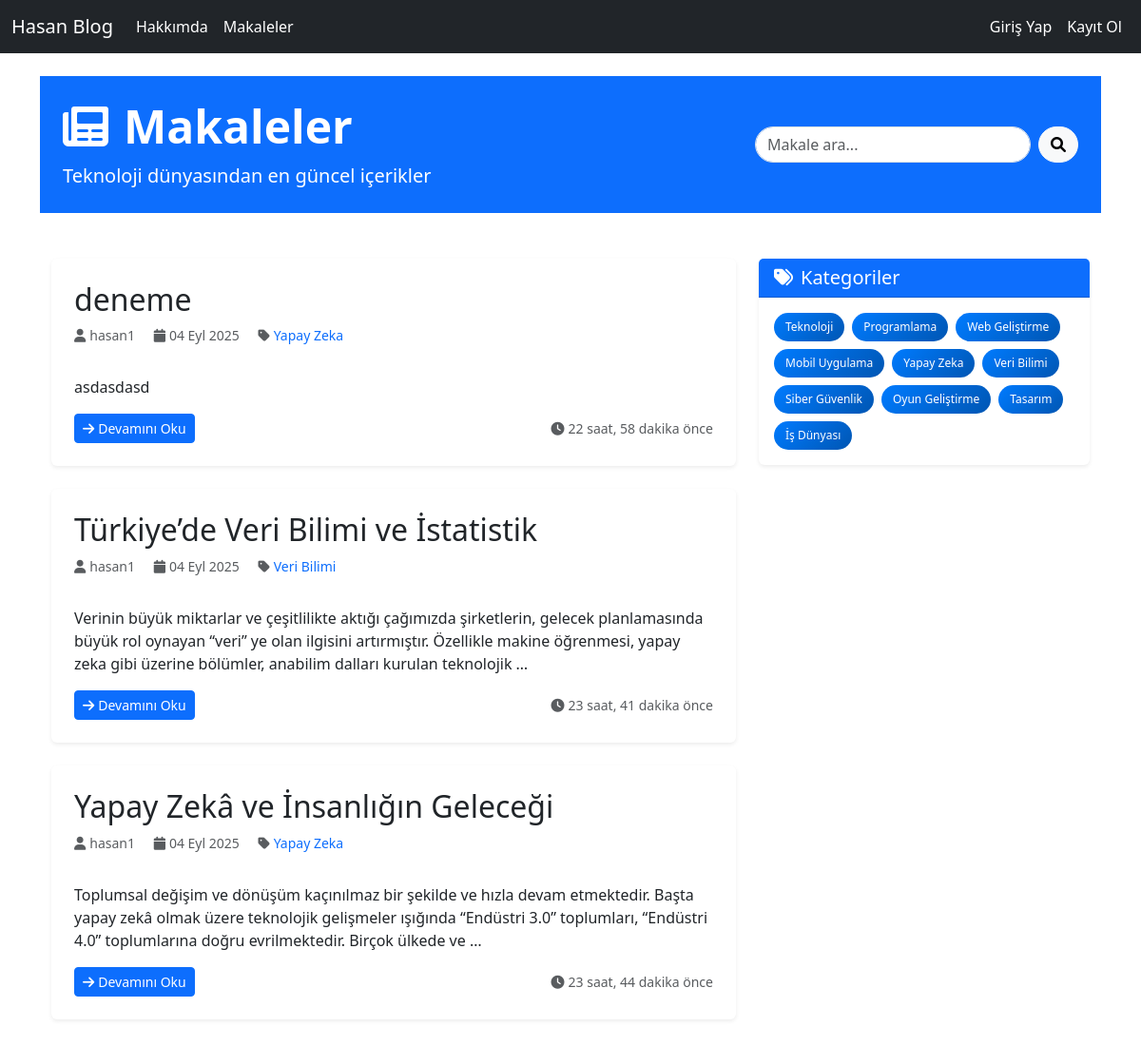
The app's page /articles/ with its own data.
### article/models.py (models this page shows, shortened)
class Article(models.Model):
    author = models.ForeignKey("auth.User",on_delete=models.CASCADE,verbose_name="Yazar")
    title = models.CharField(max_length=50,verbose_name="Başlık")
    content = RichTextField()
    created_date = models.DateTimeField(auto_now_add=True,verbose_name="Oluşturulma Tarihi")
    article_image = models.FileField(blank=True,null=True,verbose_name="Makaleye görsel ekleyin")
    category = models.ForeignKey(Category,on_delete=models.SET_NULL,null=True,blank=True)
    class Meta:
        ordering = ['-created_date']

class Category(models.Model):
    name = models.CharField(max_length=100,unique=True)
    slug = models.SlugField(max_length=150,unique=True,blank=True)

### article/views.py (the view)
# urls.py: path("articles/",include("article.urls")),
def articles(request):
    keyword = request.GET.get("keyword")
    if keyword:
        articles = Article.objects.filter(title__contains = keyword)
        categories = Category.objects.all()
        return render(request,"articles.html",{"articles":articles,"categories":categories})
    articles = Article.objects.all()
    categories = Category.objects.all()
    return render(request,"articles.html",{"articles":articles,"categories":categories})

### templates/articles.html (shortened to what this page needs)
{% extends "layout.html" %}
{% block body %}
<div class="container-fluid bg-primary text-white py-4 mb-5">
    <div class="container">
        <div class="row align-items-center">
            <div class="col-lg-8">
                <h1 class="display-5 fw-bold mb-2">
                    <i class="fas fa-newspaper me-3"></i>Makaleler
                </h1>
                <p class="lead mb-0">Teknoloji dünyasından en güncel içerikler</p>
            </div>
            <div class="col-lg-4 text-end">
                <div class="search-box">
                    <form class="d-flex" role="search">
                        <input class="form-control me-2" type="search" placeholder="Makale ara..."
                               name="keyword" maxlength="64" style="border-radius: 25px;">
                        <button class="btn btn-light" type="submit" style="border-radius: 25px;">
                            <i class="fas fa-search"></i>
                        </button>
                    </form>
                </div>
            </div>
        </div>
    </div>
</div>
<div class="container">
    <div class="row">
        <div class="col-lg-8">
            {% if articles %}
                {% for article in articles %}
                    <div class="card shadow-sm border-0 mb-4 article-card">
                        <div class="card-body p-4">
                            <div class="d-flex justify-content-between align-items-start mb-3">
                                <div class="flex-grow-1">
                                    <h2 class="card-title mb-2">
                                        <a href="{% url 'article:detail' article.id %}" class="text-decoration-none text-dark">
                                            {{article.title}}
                                        </a>
                                    </h2>
                                    <div class="article-meta text-muted small mb-3">
                                        <span class="me-3">
                                            <i class="fas fa-user me-1"></i>{{article.author.username}}
                                        </span>
                                        <span class="me-3">
                                            <i class="fas fa-calendar me-1"></i>{{article.created_date|date:"d M Y"}}
                                        </span>
                                        {% if article.category %}
                                            <span>
                                                <i class="fas fa-tag me-1"></i>
                                                <a href="{% url 'article:category_articles' article.category.slug %}"
                                                   class="text-decoration-none text-primary">
                                                    {{ article.category.name }}
                                                </a>
                                            </span>
                                        {% endif %}
                                    </div>
                                </div>
                            </div>
                            <div class="article-content mb-3">
                                <p class="text-muted">
                                    {{article.content|safe|truncatewords:30}}
                                </p>
                            </div>
                            <div class="d-flex justify-content-between align-items-center">
                                <a href="{% url 'article:detail' article.id %}"
                                   class="btn btn-primary btn-sm">
                                    <i class="fas fa-arrow-right me-1"></i>Devamını Oku
                                </a>
                                <small class="text-muted">
                                    <i class="fas fa-clock me-1"></i>{{article.created_date|timesince}} önce
                                </small>
                            </div>
                        </div>
                    </div>
                {% endfor %}
            {% endif %}
        </div>
        <div class="col-lg-4">
            <div class="sticky-top" style="top: 100px;">
                <div class="card shadow-sm border-0 mb-4">
                    <div class="card-header bg-primary text-white">
                        <h5 class="mb-0">
                            <i class="fas fa-tags me-2"></i>Kategoriler
                        </h5>
                    </div>
                    <div class="card-body">
                        <div class="categories-grid">
                            {% for category in categories %}
                                <a href="{% url 'article:category_articles' category.slug %}"
                                   class="category-tag">
                                    {{ category.name }}
                                </a>
                            {% endfor %}
                        </div>
                    </div>
                </div>
            </div>
        </div>
    </div>
</div>
<link rel="stylesheet" href="https://cdnjs.cloudflare.com/ajax/libs/font-awesome/6.0.0/css/all.min.css">
{% endblock %}

### templates/layout.html (shortened to what this page needs)
<!DOCTYPE html>
<html lang="en">
{% load static %}
<head>
    <link rel="stylesheet" href="{% static 'css/bootstrap.min.css' %}">
</head>
<body>
    {% include "includes/navbar.html" %}
    <div class="container" style="margin-top: 80px; margin-bottom:50px">
        {% block body %}
        {% endblock %}
    </div>
</body>
</html>

### templates/includes/navbar.html (shortened to what this page needs)
<nav class="navbar navbar-expand-lg navbar-dark bg-dark fixed-top">
  <div class="container-fluid">
    <a class="navbar-brand" href="{% url 'index' %}">Hasan Blog</a>
    <div class="collapse navbar-collapse" id="navbarCollapse">
      <ul class="navbar-nav me-auto mb-2 mb-lg-0">
        <li class="nav-item">
            <a class="nav-link active" href="{% url 'about' %}">Hakkımda</a>
        </li>
        <li class="nav-item">
            <a class="nav-link active" href="{% url 'article:articles' %}">Makaleler</a>
        </li>
      </ul>
      <ul class="navbar-nav ml-auto">
      {% if request.user.is_authenticated %}
        <li class="nav-item  ">
            <a class="nav-link active" href="{% url 'article:dashboard' %}">Kontrol Paneli</a>
        </li>
        <li class="nav-item  ">
            <a class="nav-link active" href="{% url 'user:logout' %}">Çıkış Yap</a>
        </li>
      {% else %}
        <li class="nav-item  ">
              <a class="nav-link active" href="{% url 'user:login' %}">Giriş Yap</a>
        </li>
      {% endif %}
          <li class="nav-item  ">
            <a class="nav-link active" href="{% url 'user:register' %}">Kayıt Ol</a>
          </li>
      </ul>
    </div>
  </div>
</nav>

### templates/articles.html (style rules this page uses)
.article-card { transition: transform 0.3s ease, box-shadow 0.3s ease; border-left: 4px solid transparent; }
.categories-grid { display: flex; flex-wrap: wrap; gap: 8px; }
.category-tag { display: inline-block; background: linear-gradient(135deg, #007bff, #0056b3); color: white; padding: 6px 12px; border-radius: 20px; text-decoration: none; font-size: 12px; font-weight: 500; transition: all 0.3s ease; white-space: nowrap; }
.btn { transition: all 0.3s ease; }
.article-meta span { display: inline-flex; align-items: center; }

### records on screen
Article: title "deneme", author.username "hasan1", created_date "04 Eyl 2025", category.name "Yapay Zeka", content "asdasdasd", created_date "22 saat, 58 dakika"
Article: title "Türkiye’de Veri Bilimi ve İstatistik", author.username "hasan1", created_date "04 Eyl 2025", category.name "Veri Bilimi", content "Verinin büyük miktarlar ve çeşitlilikte aktığı çağımızda şirketlerin, gelecek planlamasında büyük rol oynayan “veri” ye olan ilgisini artırmıştır. Özellikle makine öğrenmesi, yapay zeka gibi üzerine bölümler, anabilim dalları kurulan teknolojik …", created_date "23 saat, 41 dakika"
Article: title "Yapay Zekâ ve İnsanlığın Geleceği", author.username "hasan1", created_date "04 Eyl 2025", category.name "Yapay Zeka", content "Toplumsal değişim ve dönüşüm kaçınılmaz bir şekilde ve hızla devam etmektedir. Başta yapay zekâ olmak üzere teknolojik gelişmeler ışığında “Endüstri 3.0” toplumları, “Endüstri 4.0” toplumlarına doğru evrilmektedir. Birçok ülkede ve …", created_date "23 saat, 44 dakika"
Category: name "Teknoloji"
Category: name "Programlama"
Category: name "Web Geliştirme"
Category: name "Mobil Uygulama"
Category: name "Yapay Zeka"
Category: name "Veri Bilimi"
Category: name "Siber Güvenlik"
Category: name "Oyun Geliştirme"
Category: name "Tasarım"
Category: name "İş Dünyası"
